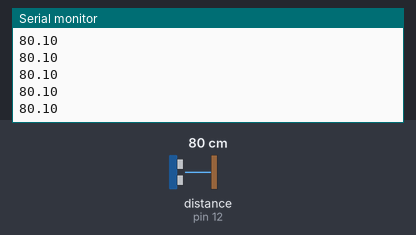
A sketch run on a simulated Arduino Uno, built with avr-gcc and run on an emulated ATmega328P. Shown: the last lines printed to the serial monitor. Wiring (inferred from the names in the program): ultrasonic range finder: trigger pin 13; echo pin 12. Inputs (shaded band) come from the test bench; at power-on: distance to the obstacle (sensor on pin 12) 80 cm. The echo pulse lasts 58.3 µs per cm.

Above: at 1.2 s.
1.3 s: distance to the obstacle (sensor on pin 12) set to 2 cm
At 1.38 s:
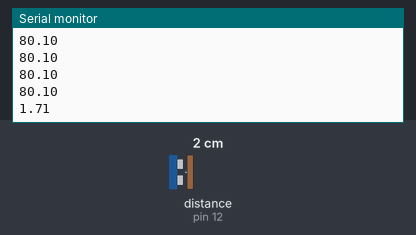
2.8 s: distance to the obstacle (sensor on pin 12) set to 4 cm
At 2.89 s:
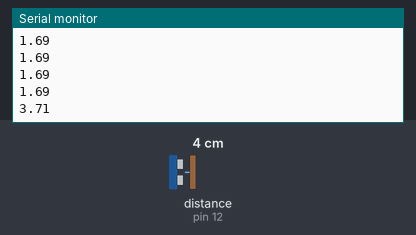
Timing chart, 0 to 5.8 s (numbered marks = the images above; inputs shaded):
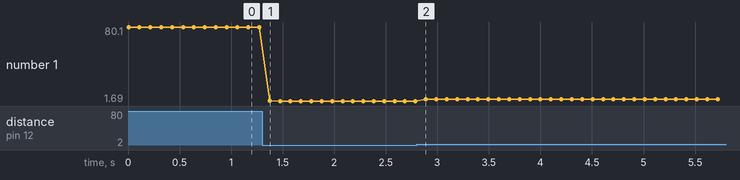

The sketch:

Jarak.ino
```cpp
int trigger = 13, echo = 12;
float jarak = 0;

void setup(){
  Serial.begin(9600);
  pinMode(trigger,OUTPUT);
  pinMode(echo, INPUT);
}

void loop(){
  digitalWrite(trigger, HIGH);
  delayMicroseconds(10);
  digitalWrite(trigger, LOW);
  jarak=(float)pulseIn(echo, HIGH)/58;
  Serial.println(jarak);
  delay(100);
}
```

Measured:
- after the input at 1.3 s, the serial monitor: prints a new line after 0.07 s (image 1)
- after the input at 2.8 s, the serial monitor: prints a new line after 0.09 s (image 2)
- plotted number 1: 80.1 → 1.69 after the input at 1.3 s, 1.69 → 3.71 after the input at 2.8 s
